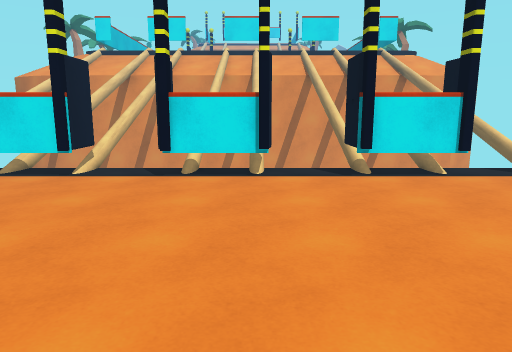
view 1 (above)

15 first-person views from a walk through a scene from a Unity 3-D project. The camera is 1.5 m above the floor, tilts 10° down and sees 70° across. The floor is counted in squares, 1 m on a side. Each view is taken from the middle of a square. On the plan, view 1 faces up. The plan holds only what a view shows up to about 16 squares ahead; the rest is blank. The place goes on beyond the plan. The player character is not drawn. Some animated figures are not drawn. Surface patterns are stand-ins for the level's own textures.

view 2
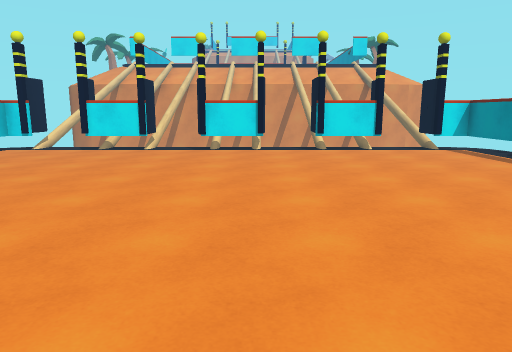

view 3
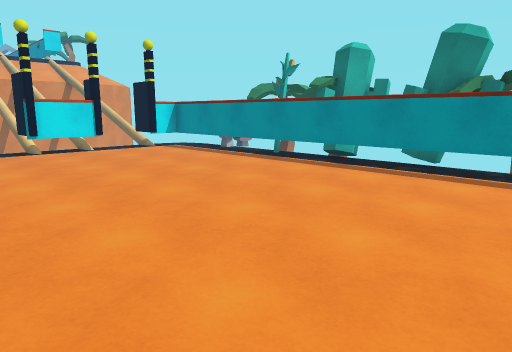

view 4
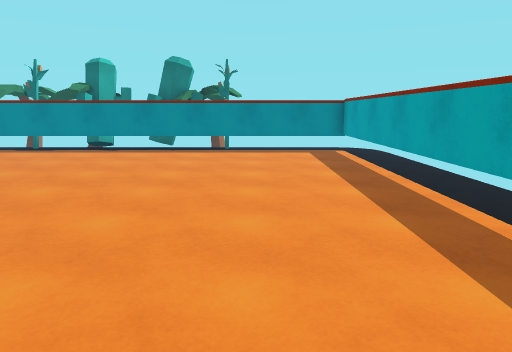

view 5
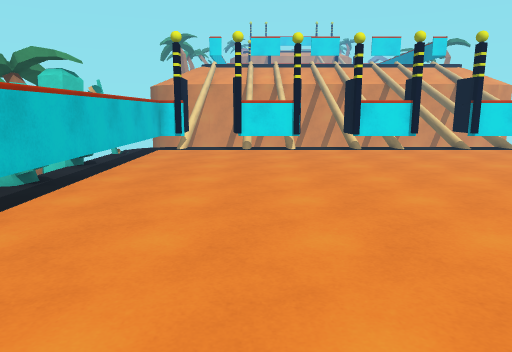

view 6
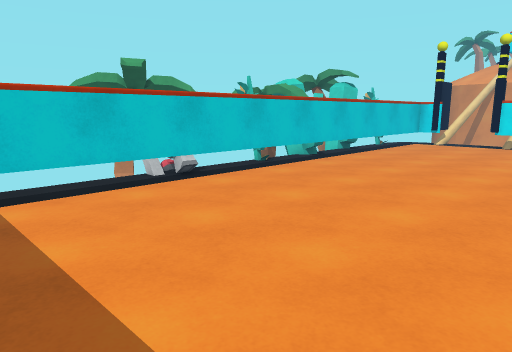

view 7
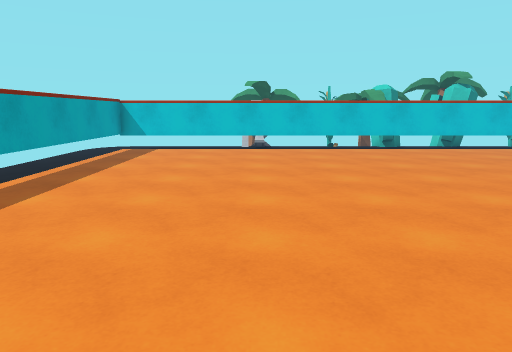

view 8
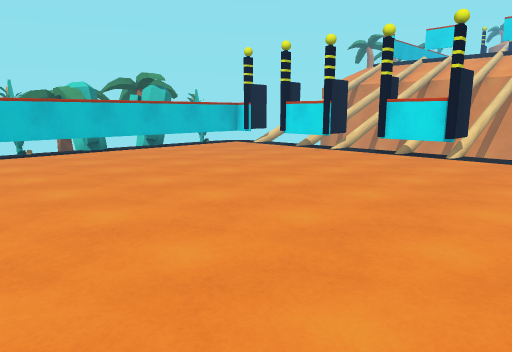

view 9
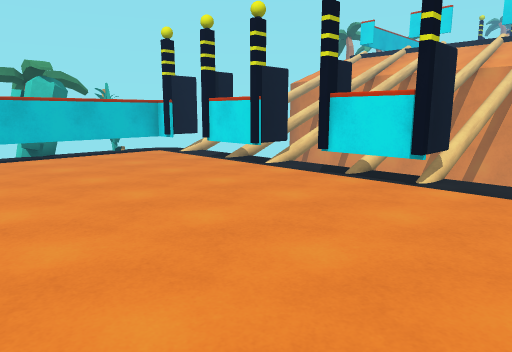

view 10
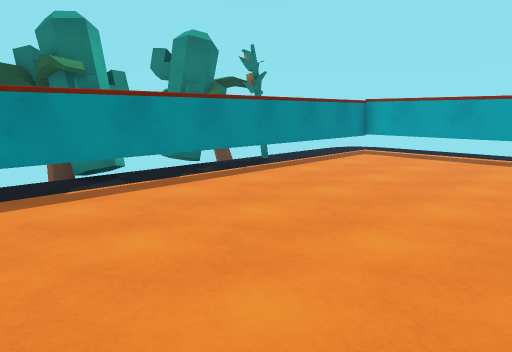

view 11
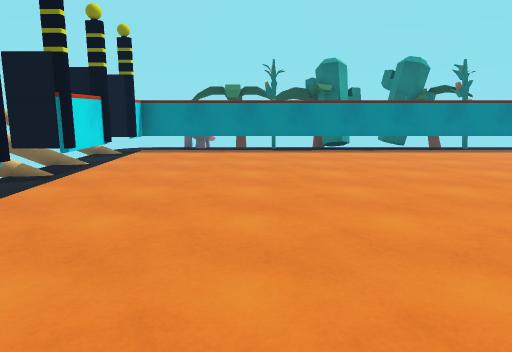

view 12
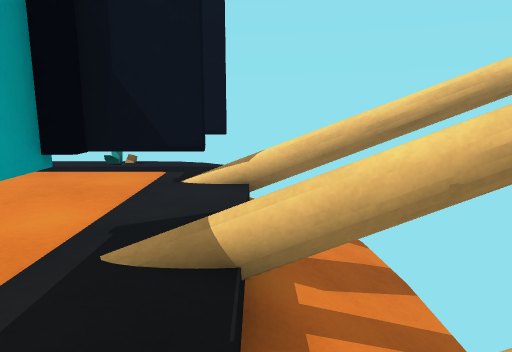

view 13
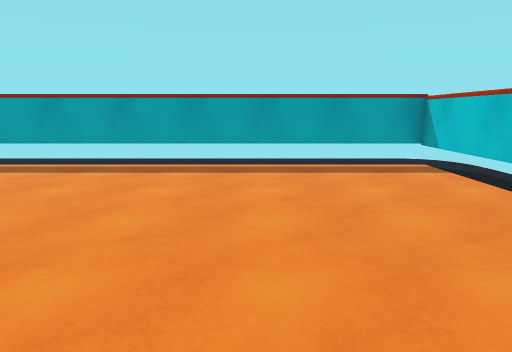

view 14
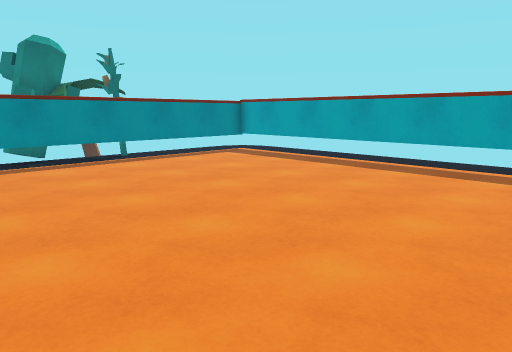

view 15
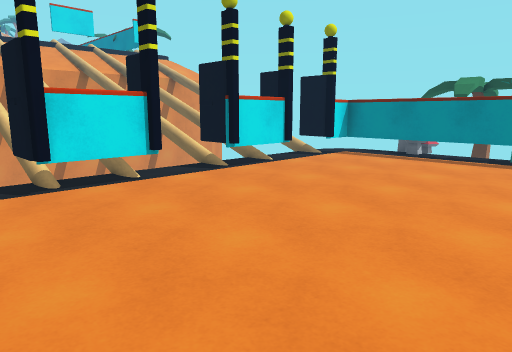

### Floor plan
Key: @ floor where view 1 was taken; # wall or solid block; x gap in a wall; . main floor; - floor 0.5 m lower than the main floor; / step, stairs or slope; = window, fence, low wall or low ledge; G gate; C cactus; T palm tree.
Columns run from 11 left of view 1 to 11 right of it. Each row starts with its distance up from view 1.
 12   #  #        #   #
 11   x//##/ x x  ### /#
 10  -#//==//x-x//=##/##
  9  .G.G###.###..###.###
  8  #..................##
  7 ##..................=#
  6  #..................==
  5  #..................#-
  4  #..................#
  3  #..................#
  2  #..................#-
  1  #..................CCT
  0  #.........@........CC
 -1  #..................#C
 -2  #..................CCC
 -3  #..................TC
 -4  #..................#
 -5  #..................#
 -6  #..................#
 -7  #..................#
 -8  #..................#
 -9  #..................#
-10  ####################

Where each view was taken, in squares from view 1:
view 1: 0 up, 0 right, facing up
view 2: 6 down, 0 right, facing up
view 3: 6 down, 1 left, facing up-right
view 4: 6 down, 6 left, facing right
view 5: 6 down, 6 left, facing up
view 6: 9 down, 3 left, facing up-left
view 7: 4 down, 5 right, facing left
view 8: 4 down, 4 right, facing up-left
view 9: 1 up, 3 right, facing up-left
view 10: 4 up, 1 right, facing down-right
view 11: 4 up, 6 left, facing right
view 12: 10 up, 4 left, facing left
view 13: 1 up, 5 left, facing down
view 14: 1 up, 3 left, facing down-right
view 15: 1 up, 4 left, facing up-right
